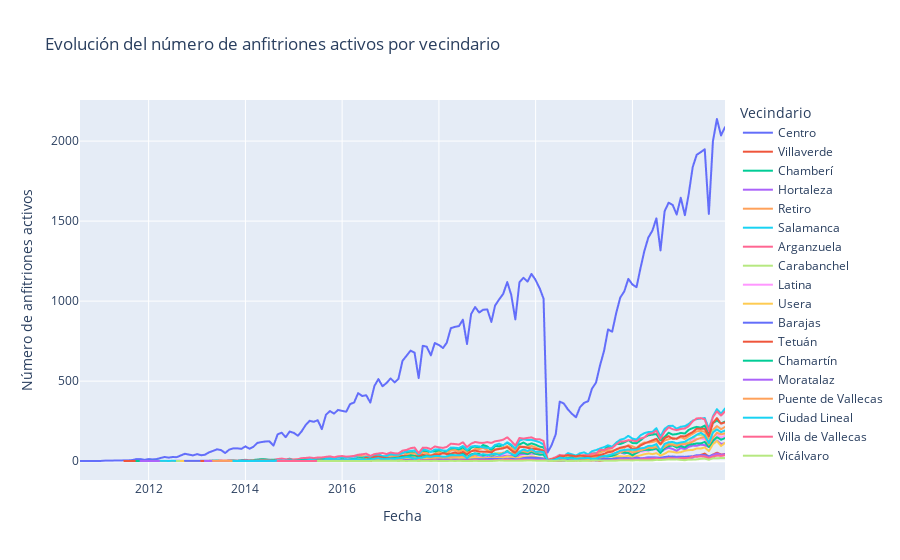

This figure's notebook cell:
### Markdown cell above
**3. EVOLUCIÓN NÚMERO ANFITRIONES ACTIVOS POR BARRIO EN EL MOMENTO**

### Code cell
sum_hosts_per_neigh = df.groupby(['date', 'neighbourhood_group'])['hosts_count'].sum().reset_index()

fig3 = px.line(
    sum_hosts_per_neigh,
    x='date',
    y='hosts_count',
    color='neighbourhood_group',
    title="Evolución del número de anfitriones activos por vecindario"
)

fig3.update_layout(
    xaxis_title="Fecha",
    yaxis_title="Número de anfitriones activos",
    legend_title="Vecindario"
)
fig3.show()
